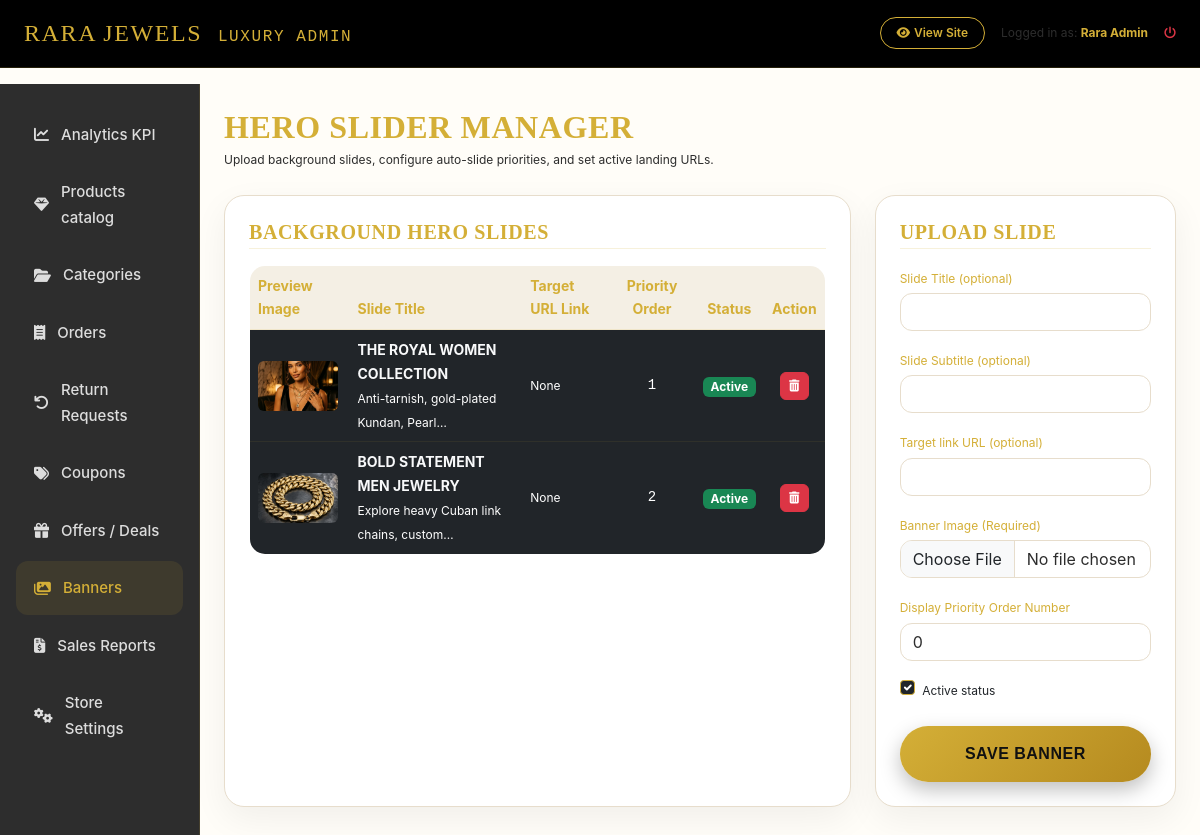
The page /luxury-admin/banners/ (signed in) on the database its author committed.
### accounts/models.py (models this page shows, shortened)
class User(AbstractBaseUser, PermissionsMixin):
    email = models.EmailField(unique=True)
    name = models.CharField(max_length=255)
    mobile = models.CharField(max_length=15)
    is_active = models.BooleanField(default=True)
    is_staff = models.BooleanField(default=False)
    date_joined = models.DateTimeField(default=timezone.now)
    objects = CustomUserManager()
    USERNAME_FIELD = 'email'
    REQUIRED_FIELDS = ['name', 'mobile']

### shop/models.py (models this page shows, shortened)
class Banner(models.Model):
    title = models.CharField(max_length=200, blank=True)
    subtitle = models.CharField(max_length=250, blank=True)
    image = models.ImageField(upload_to='banners/')
    link_url = models.CharField(max_length=255, blank=True)
    order = models.IntegerField(default=0)
    active = models.BooleanField(default=True)
    class Meta:
        ordering = ['order', 'id']

### shop/admin_views.py (the view)
# urls.py: path('luxury-admin/banners/', admin_views.admin_banners_view, name='admin_banners'),
@superuser_required
def admin_banners_view(request):
    banners = Banner.objects.all().order_by('order', 'id')
    form = BannerForm()
    if request.method == 'POST':
        form = BannerForm(request.POST, request.FILES)
        if form.is_valid():
            form.save()
            messages.success(request, "Hero slider banner added.")
            return redirect('shop:admin_banners')
    return render(request, 'admin_dashboard/banners.html', {'banners': banners, 'form': form})

### shop/forms.py
class BannerForm(forms.ModelForm):
    class Meta:
        model = Banner
        fields = ['title', 'subtitle', 'image', 'link_url', 'order', 'active']
        widgets = {
            'title': forms.TextInput(attrs={'class': 'form-control bg-dark text-light border-gold'}),
            'subtitle': forms.TextInput(attrs={'class': 'form-control bg-dark text-light border-gold'}),
            'image': forms.ClearableFileInput(attrs={'class': 'form-control bg-dark text-light border-gold'}),
            'link_url': forms.TextInput(attrs={'class': 'form-control bg-dark text-light border-gold'}),
            'order': forms.NumberInput(attrs={'class': 'form-control bg-dark text-light border-gold'}),
            'active': forms.CheckboxInput(attrs={'class': 'form-check-input bg-dark border-gold'}),
        }

### shop/admin_views.py (called while the page is built)
def superuser_required(view_func):
    return user_passes_test(
        lambda u: u.is_authenticated and u.is_superuser,
        login_url='accounts:login'
    )(view_func)

### shop/context_processors.py (called while the page is built)
def store_context(request):
    parent_categories = Category.objects.filter(parent=None).prefetch_related('subcategories')
    cart_items_count = 0
    cart = None
    if request.user.is_authenticated:
        cart = Cart.objects.filter(user=request.user).first()
    else:
        session_key = request.session.session_key
        if session_key:
            cart = Cart.objects.filter(session_id=session_key).first()
    if cart:
        cart_items_count = cart.items_count
    wishlist_count = 0
    if request.user.is_authenticated:
        wishlist_count = Wishlist.objects.filter(user=request.user).count()
    settings_obj = StoreSetting.get_settings()
    return {
        'nav_categories': parent_categories,
        'cart_count': cart_items_count,
        'wishlist_count': wishlist_count,
        'store_settings': settings_obj,
        'current_year': timezone.now().year
    }

### shop/models.py (called while the page is built)
    @classmethod
    def get_settings(cls):
        obj, created = cls.objects.get_or_create(id=1)
        return obj

    @property
    def items_count(self):
        return sum(item.quantity for item in self.items.all())

### templates/admin_dashboard/banners.html (shortened to what this page needs)
{% extends 'admin_dashboard/base_admin.html' %}
{% load static %}
{% block admin_content %}
<div class="d-flex justify-content-between align-items-center mb-4">
    <div>
        <h2 class="playfair-font text-gold mb-1">HERO SLIDER MANAGER</h2>
        <p class="text-xs text-light-dim mb-0">Upload background slides, configure auto-slide priorities, and set active landing URLs.</p>
    </div>
</div>
<div class="row g-4">
    <div class="col-lg-8">
        <div class="glass-card p-4 h-100">
            <h5 class="playfair-font text-gold mb-3 border-bottom border-gold-dim pb-1">BACKGROUND HERO SLIDES</h5>
            <div class="table-responsive">
                <table class="table table-dark table-luxury m-0 text-sm align-middle">
                    <thead>
                        <tr>
                            <th>Preview Image</th>
                            <th>Slide Title</th>
                            <th>Target URL Link</th>
                            <th class="text-center">Priority Order</th>
                            <th class="text-center">Status</th>
                            <th class="text-center">Action</th>
                        </tr>
                    </thead>
                    <tbody>
                        {% for b in banners %}
                        <tr>
                            <td style="width: 100px;">
                                <img src="{{ b.image.url }}" class="rounded" style="width: 80px; height: 50px; object-fit: cover; border: 1px solid var(--glass-border);">
                            </td>
                            <td>
                                <strong class="text-light">{{ b.title|default:"Untitled Slide" }}</strong><br>
                                <span class="text-xs text-light-dim">{{ b.subtitle|truncatechars:40 }}</span>
                            </td>
                            <td class="text-xs text-light-dim">{{ b.link_url|default:"None" }}</td>
                            <td class="text-center font-monospace">{{ b.order }}</td>
                            <td class="text-center">
                                <span class="badge {% if b.active %}bg-success{% else %}bg-secondary{% endif %} px-2 py-1 text-xs">
                                    {% if b.active %}Active{% else %}Inactive{% endif %}
                                </span>
                            </td>
                            <td class="text-center">
                                <a href="{% url 'shop:admin_banner_delete' b.pk %}" class="btn btn-xs btn-danger px-2 py-1 text-xs" title="Delete Slide" onclick="return confirm('Remove this sliding banner?');"><i class="fa-solid fa-trash-can"></i></a>
                            </td>
                        </tr>
                        {% empty %}
                        <tr>
                            <td colspan="6" class="text-center py-4 text-light-dim italic">No hero banners uploaded yet.</td>
                        </tr>
                        {% endfor %}
                    </tbody>
                </table>
            </div>
        </div>
    </div>
    <div class="col-lg-4">
        <div class="glass-card p-4">
            <h5 class="playfair-font text-gold mb-3 border-bottom border-gold-dim pb-1">UPLOAD SLIDE</h5>
            <form method="POST" enctype="multipart/form-data">
                <div class="mb-3">
                    <label class="text-xs text-gold mb-1">Slide Title (optional)</label>
                    {{ form.title }}
                </div>
                <div class="mb-3">
                    <label class="text-xs text-gold mb-1">Slide Subtitle (optional)</label>
                    {{ form.subtitle }}
                </div>
                <div class="mb-3">
                    <label class="text-xs text-gold mb-1">Target link URL (optional)</label>
                    {{ form.link_url }}
                </div>
                <div class="mb-3">
                    <label class="text-xs text-gold mb-1">Banner Image (Required)</label>
                    {{ form.image }}
                </div>
                <div class="mb-3">
                    <label class="text-xs text-gold mb-1">Display Priority Order Number</label>
                    {{ form.order }}
                </div>
                <div class="form-check mb-4">
                    {{ form.active }}
                    <label class="form-check-label text-xs text-dark" for="id_active">Active status</label>
                </div>
                <button type="submit" class="btn btn-gold w-100 rounded-pill py-3 font-semibold shadow-gold">
                    SAVE BANNER
                </button>
            </form>
        </div>
    </div>
</div>
{% endblock %}

### templates/admin_dashboard/base_admin.html (shortened to what this page needs)
{% load static %}
<!DOCTYPE html>
<html lang="en">
<head>
    <link href="https://cdn.jsdelivr.net/npm/bootstrap@5.3.0/dist/css/bootstrap.min.css" rel="stylesheet">
    <link rel="stylesheet" href="https://cdnjs.cloudflare.com/ajax/libs/font-awesome/6.4.0/css/all.min.css">
    <link rel="stylesheet" href="{% static 'css/style.css' %}">
</head>
<body class="luxury-bg">
    <nav class="navbar navbar-expand-lg bg-black border-bottom border-gold-dim sticky-top py-2">
        <div class="container-fluid px-4">
            <a class="navbar-brand text-gold playfair-font fs-4 tracking-wide" href="{% url 'shop:admin_dashboard' %}">
                RARA JEWELS <span class="fs-6 text-light-dim font-monospace ms-2">LUXURY ADMIN</span>
            </a>
            <div class="d-flex align-items-center gap-3">
                <a href="{% url 'shop:home' %}" class="btn btn-xs btn-outline-gold rounded-pill px-3 text-xs"><i class="fa-solid fa-eye me-1"></i>View Site</a>
                <span class="text-xs text-light-dim">Logged in as: <strong class="text-gold">{{ user.name }}</strong></span>
                <a href="{% url 'accounts:logout' %}" class="text-danger text-xs hover-text-gold"><i class="fa-solid fa-power-off"></i></a>
            </div>
        </div>
    </nav>
    <div class="container-fluid px-0">
        <div class="row g-0">
            <div class="col-md-3 col-lg-2 admin-sidebar py-4 px-3">
                <div class="nav flex-column gap-1">
                    <a class="admin-nav-link" href="{% url 'shop:admin_dashboard' %}" id="nav-dashboard">
                        <i class="fa-solid fa-chart-line"></i>Analytics KPI
                    </a>
                    <a class="admin-nav-link" href="{% url 'shop:admin_products' %}" id="nav-products">
                        <i class="fa-solid fa-gem"></i>Products catalog
                    </a>
                    <a class="admin-nav-link" href="{% url 'shop:admin_categories' %}" id="nav-categories">
                        <i class="fa-solid fa-folder-open"></i>Categories
                    </a>
                    <a class="admin-nav-link" href="{% url 'shop:admin_orders' %}" id="nav-orders">
                        <i class="fa-solid fa-receipt"></i>Orders
                    </a>
                    <a class="admin-nav-link" href="{% url 'shop:admin_returns' %}" id="nav-returns">
                        <i class="fa-solid fa-arrow-rotate-left"></i>Return Requests
                    </a>
                    <a class="admin-nav-link" href="{% url 'shop:admin_coupons' %}" id="nav-coupons">
                        <i class="fa-solid fa-tags"></i>Coupons
                    </a>
                    <a class="admin-nav-link" href="{% url 'shop:admin_offers' %}" id="nav-offers">
                        <i class="fa-solid fa-gift"></i>Offers / Deals
                    </a>
                    <a class="admin-nav-link" href="{% url 'shop:admin_banners' %}" id="nav-banners">
                        <i class="fa-solid fa-images"></i>Banners
                    </a>
                    <a class="admin-nav-link" href="{% url 'shop:admin_reports' %}" id="nav-reports">
                        <i class="fa-solid fa-file-invoice-dollar"></i>Sales Reports
                    </a>
                    <a class="admin-nav-link" href="{% url 'shop:admin_settings' %}" id="nav-settings">
                        <i class="fa-solid fa-gears"></i>Store Settings
                    </a>
                </div>
            </div>
            <div class="col-md-9 col-lg-10 p-4">
                {% block admin_content %}{% endblock %}
            </div>
        </div>
    </div>
</body>
</html>

### static/css/style.css (style rules this page uses)
*, *::before, *::after { box-sizing: border-box; }
:root { --bg-main: #F8F4EC; --bg-section: #FFFDF8; --bg-card: #FFFFFF; --bg-soft: #EFE8DB; --gold: #D4AF37; --gold-dark: #B58A1F; --gold-light: #F4E2A1; --text: #2D2D2D; --text-light: #666666; --shadow: 0 15px 35px rgba(0, 0, 0, .08); --border: #E7DDCC; --font-heading: 'Outfit', sans-serif; --font-brand: 'Playfair Display', serif; --font-body: 'Inter', sans-serif; }
body { background: var(--bg-main); color: var(--text); font-family: var(--font-body); font-size: 15px; line-height: 1.7; overflow-x: hidden; background-repeat: no-repeat; background-size: cover; -webkit-font-smoothing: antialiased; }
.luxury-bg { background: var(--bg-section); }
h1, h2, h3, h4, h5, h6 { font-family: var(--font-heading); font-weight: 600; letter-spacing: .6px; color: #2D2D2D; }
.playfair-font { font-family: var(--font-brand) !important; }
a { color: #D4AF37; text-decoration: none; transition: all .35s ease; }
.text-gold { color: #D4AF37 !important; }
.border-gold { border-color: #D4AF37 !important; }
.border-gold-dim { border-color: rgba(212, 175, 55, .18) !important; }
.tracking-wide { letter-spacing: 1.6px !important; }
.text-xs { font-size: 12px !important; }
.text-sm { font-size: 14px !important; }
.btn-gold { background: linear-gradient(135deg, #D4AF37, #B58A1F); color: #111 !important; border: none; border-radius: 12px; font-family: var(--font-heading); font-weight: 600; letter-spacing: .5px; padding: 12px 24px; transition: all .35s ease; box-shadow: 0 8px 20px rgba(0, 0, 0, .25); }
.btn-outline-gold { background: transparent; color: #D4AF37; border: 1px solid #D4AF37; border-radius: 12px; font-weight: 600; transition: all .35s ease; }
.form-control, .form-select { background: #FFFFFF !important; border: 1px solid #E7DDCC !important; color: #2D2D2D !important; border-radius: 12px; box-shadow: none; }
.form-control::placeholder { color: #999; }
.glass-card { background: #FFFFFF; border: 1px solid #E7DDCC; border-radius: 20px; box-shadow: 0 12px 35px rgba(0, 0, 0, .06); }
.admin-sidebar { background: #2D2D2D; border-right: 1px solid rgba(212, 175, 55, .15); min-height: 100vh; }
.admin-nav-link { display: flex; align-items: center; gap: 12px; padding: 14px 18px; border-radius: 12px; color: #ddd; transition: .35s; font-weight: 500; }
.admin-nav-link:hover, .admin-nav-link.active { background: rgba(212, 175, 55, .10); color: #D4AF37; }
.table-luxury { background: #FFFFFF; border: 1px solid #E7DDCC; color: #2D2D2D; border-radius: 16px; overflow: hidden; }
.table-luxury th { background: #F4EFE4; color: #D4AF37; border-bottom: 1px solid rgba(212, 175, 55, .15); }
.table-luxury td { border-color: rgba(212, 175, 55, .08); }
button, .btn, a { transition: all .3s ease; }
html { scroll-behavior: smooth; overflow-x: hidden; }
img { max-width: 100%; height: auto; display: block; }

### rows shown on the page
User: name "Rara Admin"
Banner: image (picture), title "THE ROYAL WOMEN COLLECTION", subtitle "Anti-tarnish, gold-plated Kundan, Pearl…", link_url "None", order "1", active "Active"
Banner: image (picture), title "BOLD STATEMENT MEN JEWELRY", subtitle "Explore heavy Cuban link chains, custom…", link_url "None", order "2", active "Active"
